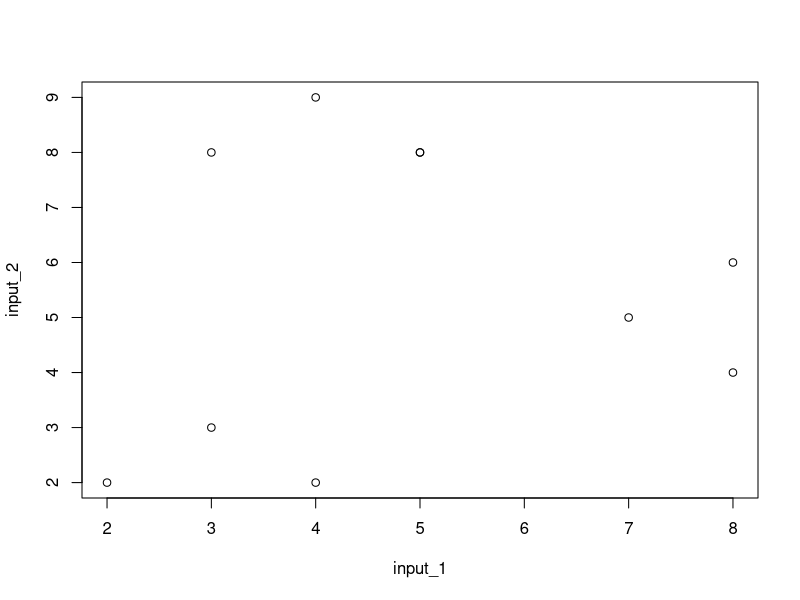
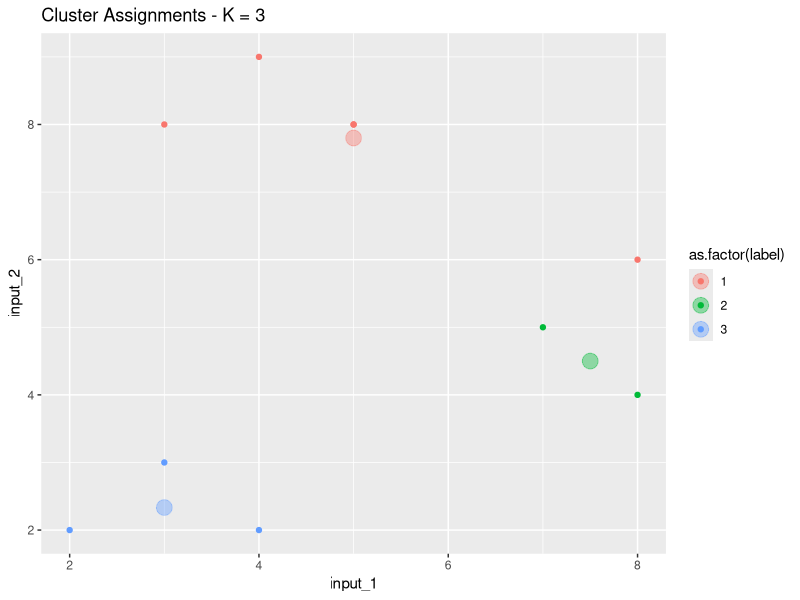
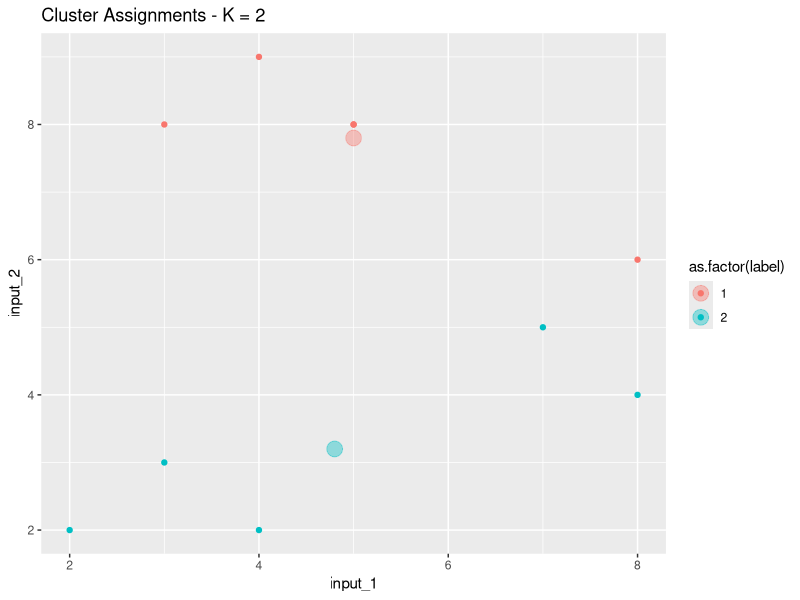
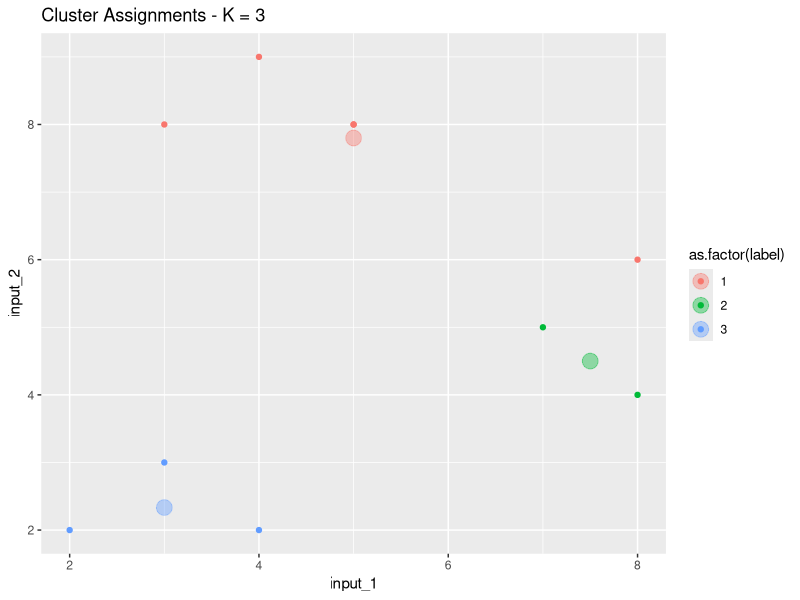

Reproduce these figures in R, in order.
## ---- chunk 1
library(tidyverse)
## ---- chunk 2
input_1 <- c(5,8,7,8,3,4,2,3,4,5)
input_2 <- c(8,6,5,4,3,2,2,8,9,8)

plot(input_1, input_2)

#create assignments
label <- as.factor(sample(1:3, 10, replace=TRUE))

#assign labels to obs
x <- cbind(input_1, input_2, label)

## ---- chunk 3
#create function to make DF, determine cluster centroids, attach centroids to original df and assign label based on closest centroid
#return new dataframe, and then we can repeat this function until convergence
iterate <- function(original_df){
  x_df <- as.data.frame(x)

centroids <- x_df %>%
  group_by(label) %>%
  mutate(mean(input_1), mean(input_2)) %>%
  select(`mean(input_1)`, `mean(input_2)`) %>%
  distinct()
  
x1 <- centroids[1,2]
x2 <- centroids[2,2]
x3 <- centroids[3,2]
y1 <- centroids[1,3]
y2 <- centroids[2,3]
y3 <- centroids[3,3]
xs <- cbind(x1, x2, x3) 
ys <- cbind(y1, y2, y3) 
points <- cbind(xs, ys)
colnames(points) <- c("x1", "x2", "x3", "y1", "y2", "y3")

df_cluster <- as.data.frame(cbind(x_df, points))
  
new_df <- df_cluster %>%
  mutate(label = if_else((((abs(input_1-x1) + abs(input_2-y1)) / 2) < ((abs(input_1-x2) + abs(input_2-y2)) / 2)) & (((abs(input_1-x1) + abs(input_2-y1)) / 2) < ((abs(input_1-x3) + abs(input_2-y3)) / 2)), 1, 
                           if_else((((abs(input_2-x2) + abs(input_2-y2)) / 2) < ((abs(input_1-x3) + abs(input_2-y3)) / 2)), 2, 3))) %>%
  select(input_1, input_2, label)

new_df
}

x2 <- iterate(x)
x == x2
x3 <- iterate(x2)
x2 == x3
## ---- chunk 4
final_centroids <- as.data.frame(x3) %>%
  group_by(label) %>%
  mutate(mean(input_1), mean(input_2)) %>%
  select(`mean(input_1)`, `mean(input_2)`) %>%
  distinct()

clusters_plot <- ggplot() +
  geom_point(data = as.data.frame(x2), 
             mapping = aes(input_1, input_2, color = as.factor(label))) +
  geom_point(data = final_centroids, 
             mapping = aes(`mean(input_1)`, `mean(input_2)`, color = as.factor(label)), 
             size = 5, 
             alpha = .4)  +
  labs(title = "Cluster Assignments - K = 3")

clusters_plot
## ---- chunk 5
iterate2 <- function(original_df){
  x_df <- as.data.frame(x)

centroids <- x_df %>%
  group_by(label) %>%
  mutate(mean(input_1), mean(input_2)) %>%
  select(`mean(input_1)`, `mean(input_2)`) %>%
  distinct()
  
x1 <- centroids[1,2]
x2 <- centroids[2,2]
y1 <- centroids[1,3]
y2 <- centroids[2,3]
xs <- cbind(x1, x2) 
ys <- cbind(y1, y2) 
points <- cbind(xs, ys)
colnames(points) <- c("x1", "x2", "y1", "y2")

df_cluster <- as.data.frame(cbind(x_df, points))
  
new_df <- df_cluster %>%
  mutate(label = if_else((((abs(input_1-x1) + abs(input_2-y1)) / 2) < ((abs(input_1-x2) + abs(input_2-y2)) / 2)), 1, 2)) %>%
  select(input_1, input_2, label)

new_df
}

x2b <- iterate2(x)
x == x2b
x3b <- iterate2(x2b)
x2b == x3b

final_centroids2 <- as.data.frame(x3b) %>%
  group_by(label) %>%
  mutate(mean(input_1), mean(input_2)) %>%
  select(`mean(input_1)`, `mean(input_2)`) %>%
  distinct()

ggplot() +
  geom_point(data = as.data.frame(x3b), 
             mapping = aes(input_1, input_2, color = as.factor(label))) +
  geom_point(data = final_centroids2, 
             mapping = aes(`mean(input_1)`, `mean(input_2)`, color = as.factor(label)), 
             size = 5, 
             alpha = .4) +
  labs(title = "Cluster Assignments - K = 2")

clusters_plot

